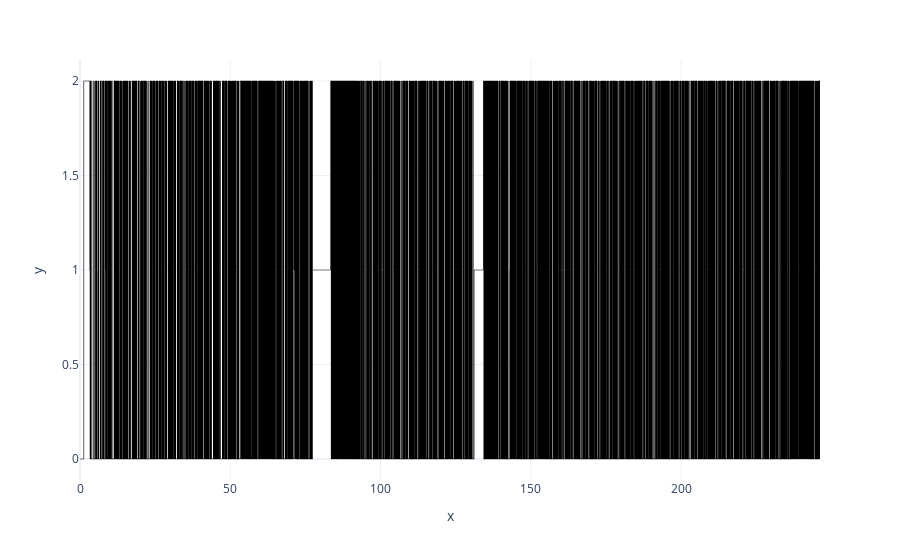

Notebook code for this chart:
### Code cell
# Visualize states over time
fig = px.line(x=states_df.ts, y=states_df.states)
fig.update_traces(mode="lines", line_shape="hv",line_color='black',line_width=0.5)
fig.show()

### Figure 1 — Plotly figure (JSON) as saved in the notebook; plotly's stock layout.template omitted (floating-point values rounded to 4 significant figures; data arrays with more than 128 entries replaced by an {"elided": "..."} marker saying what was removed)
{"data": [{"hovertemplate": "x=%{x}<br>y=%{y}<extra></extra>", "legendgroup": "", "line": {"color": "black", "dash": "solid", "shape": "hv", "width": 0.5}, "marker": {"symbol": "circle"}, "mode": "lines", "name": "", "showlegend": false, "type": "scattergl", "x": {"elided": "9320 float values"}, "xaxis": "x", "y": {"elided": "9320 int values"}, "yaxis": "y"}], "layout": {"legend": {"tracegroupgap": 0}, "margin": {"t": 60}, "xaxis": {"anchor": "y", "domain": [0, 1], "title": {"text": "x"}}, "yaxis": {"anchor": "x", "domain": [0, 1], "title": {"text": "y"}}}}
